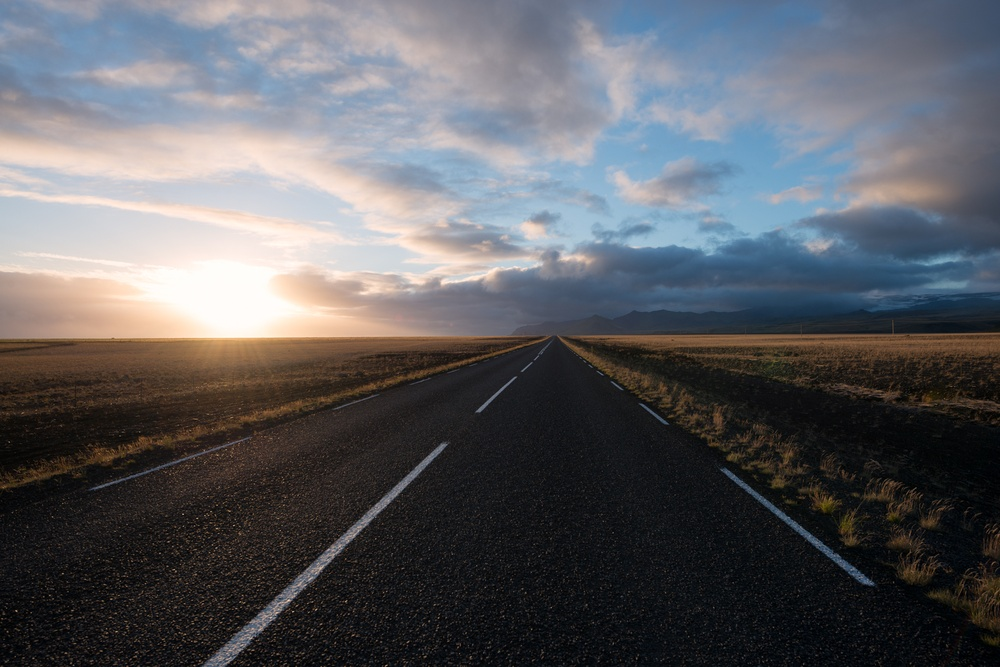
#> input picture 角點演算法介紹/SIFT/road.jpg, 1000 x 667 px, shrunk from 1920 x 1281 before the run
$ python sift_keypoints.py
#> lines starting #> are read from the running program, lines starting #| are printed output that depends on the picture; after the words box and inside, x2 and y2 are one past the last pixel; in counts of white or black regions, pixels touching at a corner belong together
import sys
import numpy as np
import cv2 as cv
import matplotlib.pyplot as plt

img = cv.imread('road.jpg')
#> img is the input picture: shape (667, 1000, 3); mean B, G, R 98.1, 93.6, 92.7
gray= cv.cvtColor(img,cv.COLOR_BGR2GRAY)
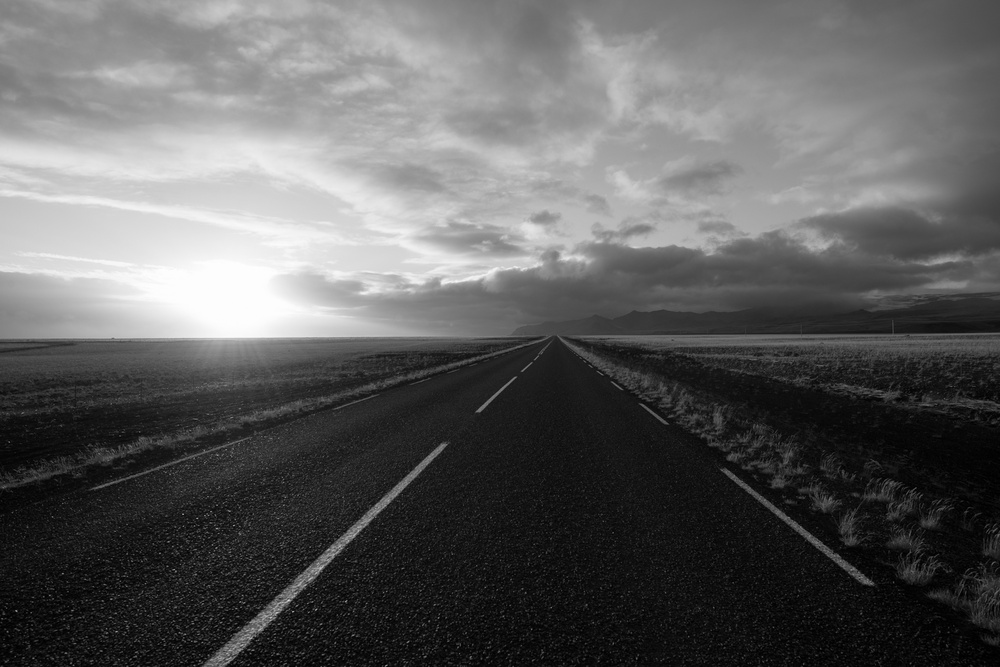
#> gray: shape (667, 1000); min 0, max 254, mean 93.9

sift = cv.xfeatures2d.SIFT_create()
kp = sift.detect(gray,None)
#> kp = 783 keypoints; strongest (x, y, size): (229, 252, 181.3), (316, 568, 9.6), (320, 568, 2.1), (479, 410, 3.1)

img=cv.drawKeypoints(gray,kp,img)
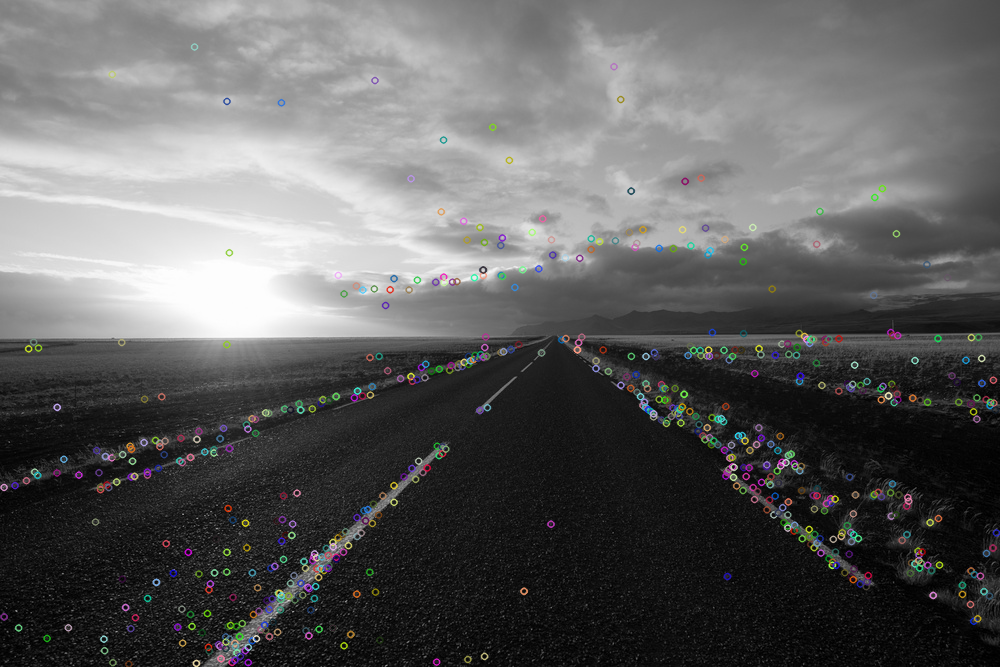
#> img: shape (667, 1000, 3); mean B, G, R 95.3, 95.3, 95.4

cv.imwrite('sift_keypoints1.jpg',img)

img=cv.drawKeypoints(gray,kp,img,flags=cv.DRAW_MATCHES_FLAGS_DRAW_RICH_KEYPOINTS)
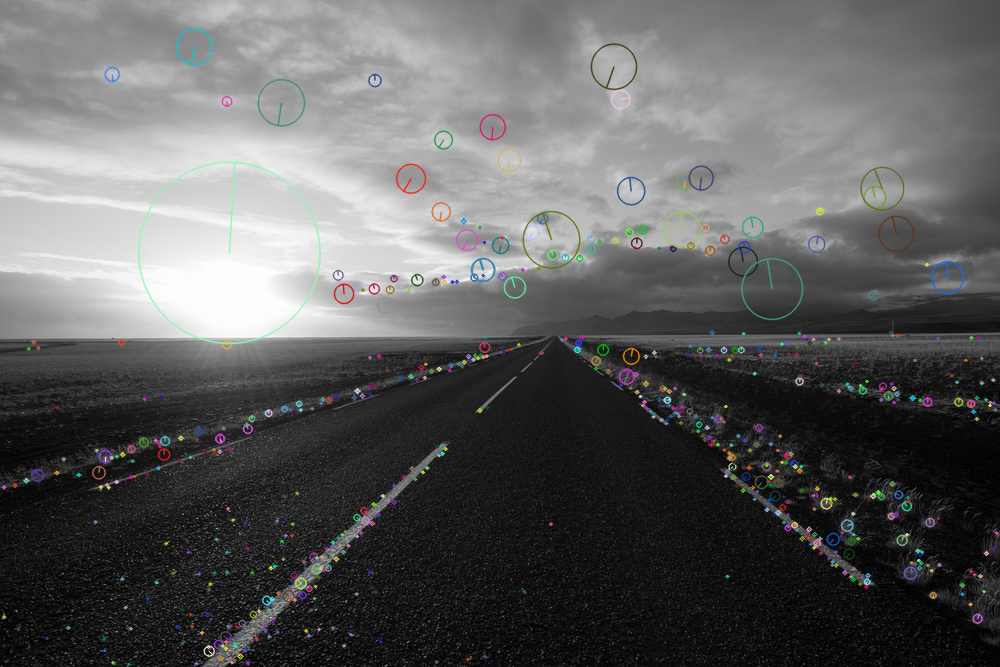
#> img: shape (667, 1000, 3); 6.75% of pixels changed, all inside (x1, y1, x2, y2) = (0, 28, 1000, 667)

cv.imwrite('sift_keypoints2.jpg',img)

#plt.imshow(img),plt.show()
cv.imshow('sift key points', img)
cv.waitKey()
